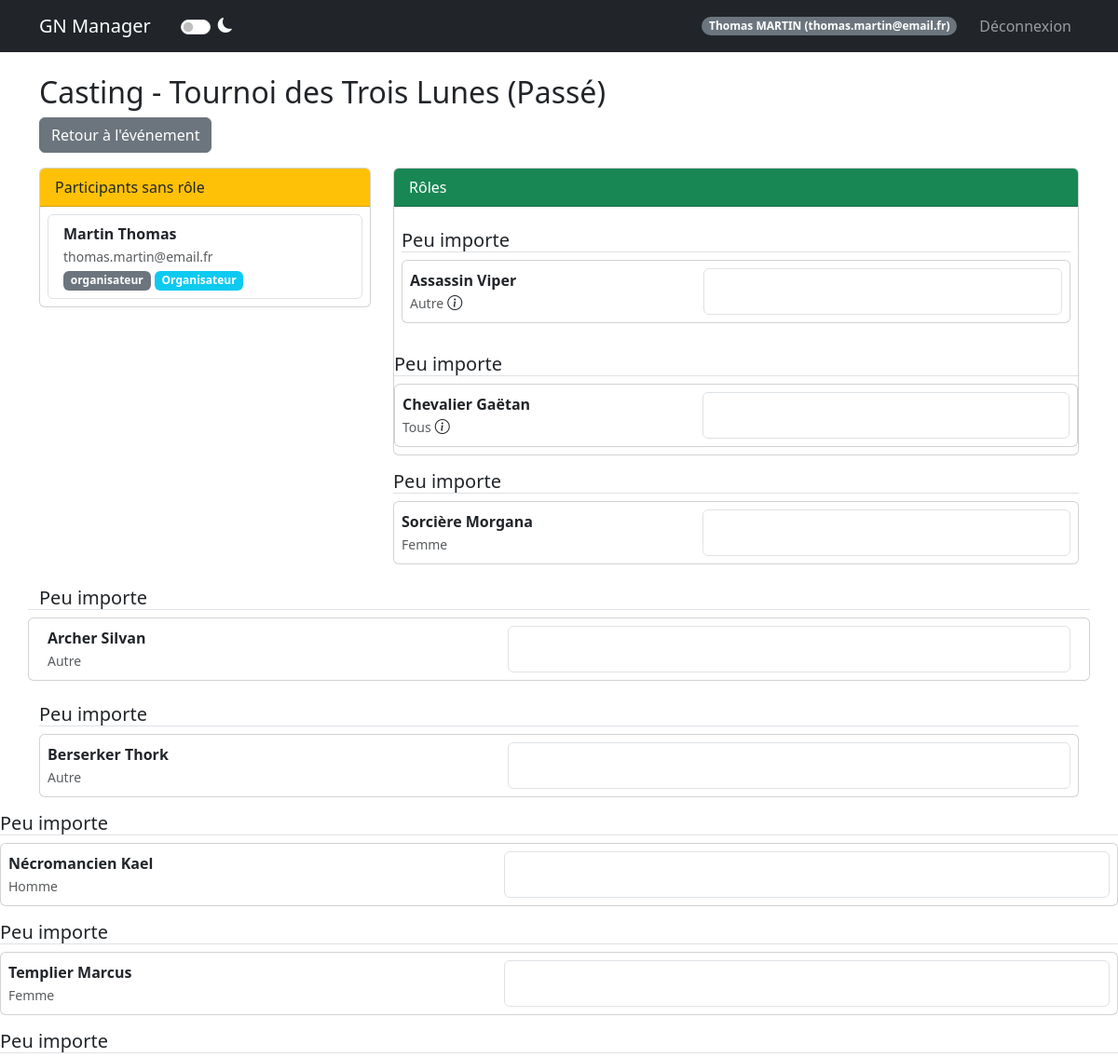
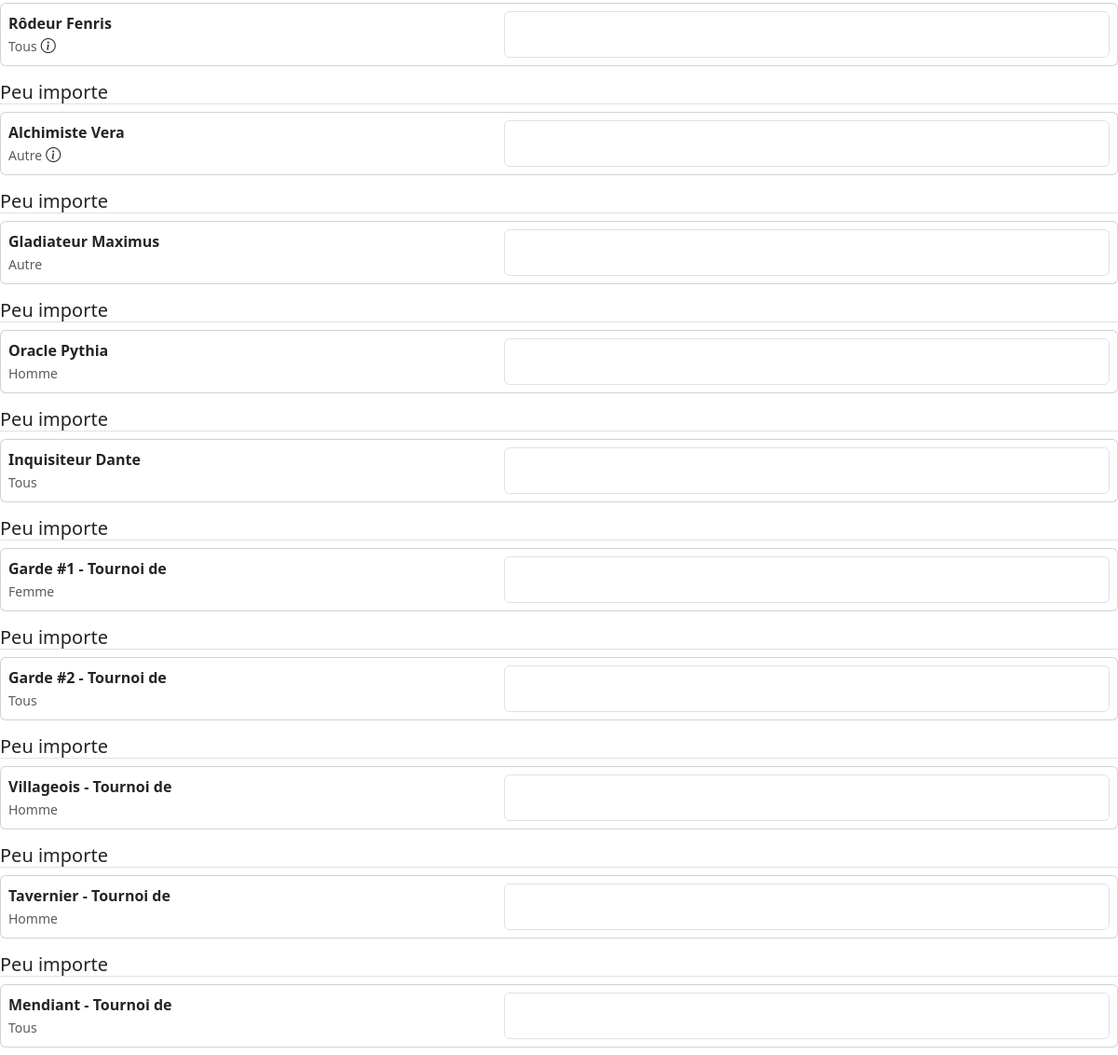
The page /event/4/casting (signed in) on the database its author committed (2 pictures, top to bottom).
### models.py (models this page shows, shortened)
class User(UserMixin, db.Model):
    id = db.Column(db.Integer, primary_key=True)
    email = db.Column(db.String(120), unique=True, nullable=False)
    password_hash = db.Column(db.String(128))
    nom = db.Column(db.String(80))
    prenom = db.Column(db.String(80))
    age = db.Column(db.Integer)
    genre = db.Column(db.String(20))
    avatar_url = db.Column(db.String(200))
    role = db.Column(db.String(20), default='user')  # createur, sysadmin, user
    is_banned = db.Column(db.Boolean, default=False)
    is_deleted = db.Column(db.Boolean, default=False)  # Suppression logique
    @property
    def is_admin(self):
        """Vérifie si l'utilisateur a des privilèges administrateur."""
        return self.role in ['createur', 'sysadmin']

class Event(db.Model):
    id = db.Column(db.Integer, primary_key=True)
    name = db.Column(db.String(100), nullable=False)
    description = db.Column(db.Text)
    date_start = db.Column(db.DateTime, nullable=False)
    date_end = db.Column(db.DateTime, nullable=False)
    location = db.Column(db.String(200))
    background_image = db.Column(db.String(200))
    visibility = db.Column(db.String(20), default='public')  # public, private
    organizer_structure = db.Column(db.String(100))
    org_link_url = db.Column(db.String(255))
    org_link_title = db.Column(db.String(100))
    google_form_url = db.Column(db.String(255))
    google_form_active = db.Column(db.Boolean, default=False)
    discord_webhook_url = db.Column(db.String(255), nullable=True)
    external_link = db.Column(db.String(255))
    statut = db.Column(db.String(50), default='En préparation')
    groups_config = db.Column(db.Text, default='{"PJ": ["Peu importe"], "PNJ": ["Peu importe"], "Organisateur": ["Peu importe"]}')
    max_pjs = db.Column(db.Integer, default=50)
    max_pnjs = db.Column(db.Integer, default=10)
    max_organizers = db.Column(db.Integer, default=5)

class Participant(db.Model):
    id = db.Column(db.Integer, primary_key=True)
    event_id = db.Column(db.Integer, db.ForeignKey('event.id'), nullable=False)
    user_id = db.Column(db.Integer, db.ForeignKey('user.id'), nullable=False)
    type = db.Column(db.String(50))  # Organisateur, PJ, PNJ
    group = db.Column(db.String(50))
    role_id = db.Column(db.Integer, db.ForeignKey('role.id', use_alter=True, name='fk_participant_role'), nullable=True)
    role_communicated = db.Column(db.Boolean, default=False)
    role_received = db.Column(db.Boolean, default=False)
    registration_status = db.Column(db.String(50), default='À valider')
    paf_status = db.Column(db.String(20), default='non versée')  # non versée, partielle, versée, erreur
    payment_method = db.Column(db.String(50))
    payment_amount = db.Column(db.Float, default=0.0)
    payment_comment = db.Column(db.Text)
    comment = db.Column(db.Text)
    custom_image = db.Column(db.String(200))
    __table_args__ = (
        db.Index('idx_participant_event', 'event_id'),
        db.Index('idx_participant_user', 'user_id'),
        db.Index('idx_participant_status', 'registration_status'),
    )
    user = db.relationship('User', backref='participations')
    event = db.relationship('Event', backref='participants')
    role = db.relationship('Role', foreign_keys=[role_id], backref='participants_with_role')

class Role(db.Model):
    id = db.Column(db.Integer, primary_key=True)
    event_id = db.Column(db.Integer, db.ForeignKey('event.id'), nullable=False)
    name = db.Column(db.String(100), nullable=False)
    type = db.Column(db.String(20))  # Organisateur, PJ, PNJ
    genre = db.Column(db.String(20))
    group = db.Column(db.String(50))
    assigned_participant_id = db.Column(db.Integer, db.ForeignKey('participant.id', use_alter=True, name='fk_role_assigned_participant'), nullable=True)
    comment = db.Column(db.Text)
    google_doc_url = db.Column(db.String(255))
    pdf_url = db.Column(db.String(255))
    assigned_participant = db.relationship('Participant', foreign_keys=[assigned_participant_id], backref='assigned_role_ref')

### routes/participant_routes.py (the view)
@participant_bp.route('/event/<int:event_id>/casting')
@login_required
@organizer_required
def casting(event_id):
    event = Event.query.get_or_404(event_id)
    participants_no_role = Participant.query.filter_by(
        event_id=event.id,
        role_id=None,
        registration_status=RegistrationStatus.VALIDATED.value
    ).options(joinedload(Participant.user)).all()
    roles = Role.query.filter_by(event_id=event.id).order_by(Role.group).all()
    return render_template('casting.html', event=event, participants=participants_no_role, roles=roles)

### templates/casting.html (shortened to what this page needs)
{% extends "base.html" %}
{% block content %}
<div class="row mb-3">
    <div class="col-12">
        <h2>Casting - {{ event.name }}</h2>
        <a href="{{ url_for('event.detail', event_id=event.id) }}" class="btn btn-secondary">Retour à l'événement</a>
    </div>
</div>
<div class="row">
    <div class="col-md-4">
        <div class="card">
            <div class="card-header bg-warning">
                Participants sans rôle
            </div>
            <div class="card-body p-2">
                <div id="participants-pool" class="list-group min-vh-50" data-type="pool">
                    {% for p in participants %}
                    <div class="list-group-item participant-card" data-participant-id="{{ p.id }}"
                        data-event-id="{{ event.id }}">
                        <strong>{{ p.user.nom }} {{ p.user.prenom }}</strong><br>
                        <small class="text-muted">{{ p.user.email }}</small><br>
                        <span class="badge bg-secondary">{{ p.type }}</span>
                        <span class="badge bg-info">{{ p.group }}</span>
                    </div>
                    {% endfor %}
                </div>
            </div>
        </div>
    </div>
    <div class="col-md-8">
        <div class="card">
            <div class="card-header bg-success text-white">
                Rôles
            </div>
            <div class="card-body p-2">
                {% set current_group = None %}
                {% for role in roles %}
                {% if role.group != current_group %}
                {% set current_group = role.group %}
                <h5 class="mt-3 border-bottom">{{ current_group or 'Sans Groupe' }}</h5>
                {% endif %}
                <div class="card mb-2 role-card">
                    <div class="card-body p-2 d-flex justify-content-between align-items-center">
                        <div style="width: 40%">
                            <strong>{{ role.name }}</strong>
                            <br><small class="text-muted">{{ role.genre or 'Tous' }}</small>
                            {% if role.comment %}
                            <i class="bi bi-info-circle" title="{{ role.comment }}"></i>
                            {% endif %}
                        </div>
                        <div class="role-slot list-group border p-1" style="width: 55%; min-height: 50px;"
                            data-role-id="{{ role.id }}" data-event-id="{{ event.id }}">
                        </div>
                    </div>
                </div>
            </div>
            {% endfor %}
{% endblock %}

### templates/base.html (shortened to what this page needs)
<!DOCTYPE html>
<html lang="fr" data-bs-theme="light">
<head>
    <link href="https://cdn.jsdelivr.net/npm/bootstrap@5.3.0/dist/css/bootstrap.min.css" rel="stylesheet">
    <link rel="stylesheet" href="https://cdn.jsdelivr.net/npm/bootstrap-icons@1.11.3/font/bootstrap-icons.min.css">
</head>
<body>
    <nav class="navbar navbar-expand-lg navbar-dark bg-dark">
        <div class="container">
            <a class="navbar-brand" href="{{ url_for('auth.index') }}">GN Manager</a>
            <div class="form-check form-switch ms-3 d-flex align-items-center">
                <input class="form-check-input" type="checkbox" role="switch" id="themeSwitch" style="cursor: pointer;">
                <label class="form-check-label text-light ms-2" for="themeSwitch" style="cursor: pointer;">
                    <i class="bi bi-moon-fill" id="themeIcon"></i>
                </label>
            </div>
            {% if current_user.is_authenticated %}
            <div class="navbar-nav ms-auto align-items-center">
                <span class="badge bg-secondary rounded-pill me-3">{{ current_user.prenom }} {{ current_user.nom|upper
                    }} ({{ current_user.email }})</span>
                <a class="nav-link" href="{{ url_for('auth.logout') }}">Déconnexion</a>
            </div>
            {% endif %}
        </div>
    </nav>
    <div class="container mt-4">
        {% block content %}{% endblock %}
</body>
</html>

### rows shown on the page
User: prenom "Thomas", nom "MARTIN", email "thomas.martin@email.fr"
Event: name "Tournoi des Trois Lunes (Passé)"
Participant: user.nom "Martin", user.prenom "Thomas", user.email "thomas.martin@email.fr", type "organisateur", group "Organisateur"
Role: group "Peu importe", name "Assassin Viper", genre "Autre"
Role: group "Peu importe", name "Chevalier Gaëtan", genre "Tous"
Role: group "Peu importe", name "Sorcière Morgana", genre "Femme"
Role: group "Peu importe", name "Archer Silvan", genre "Autre"
Role: group "Peu importe", name "Berserker Thork", genre "Autre"
Role: group "Peu importe", name "Nécromancien Kael", genre "Homme"
Role: group "Peu importe", name "Templier Marcus", genre "Femme"
Role: group "Peu importe", name "Rôdeur Fenris", genre "Tous"
Role: group "Peu importe", name "Alchimiste Vera", genre "Autre"
Role: group "Peu importe", name "Gladiateur Maximus", genre "Autre"
Role: group "Peu importe", name "Oracle Pythia", genre "Homme"
Role: group "Peu importe", name "Inquisiteur Dante", genre "Tous"
Role: group "Peu importe", name "Garde #1 - Tournoi de", genre "Femme"
Role: group "Peu importe", name "Garde #2 - Tournoi de", genre "Tous"
Role: group "Peu importe", name "Villageois - Tournoi de", genre "Homme"
Role: group "Peu importe", name "Tavernier - Tournoi de", genre "Homme"
Role: group "Peu importe", name "Mendiant - Tournoi de", genre "Tous"
